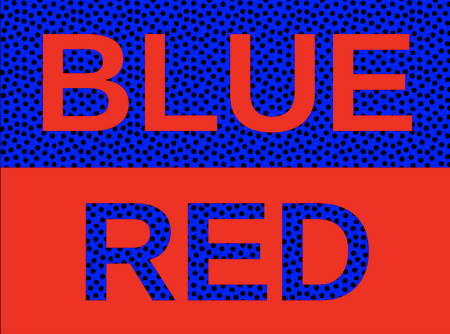
#> input picture examples/images/blueRed.png, 450 x 334 px, found by its file name
$ python colorDetection.py
#> lines starting #> are read from the running program, lines starting #| are printed output that depends on the picture; after the words box and inside, x2 and y2 are one past the last pixel; in counts of white or black regions, pixels touching at a corner belong together
import cv2
import numpy as np

#import gambar
img = cv2.imread("examples/images/blueRed.png")
#> img is the input picture: shape (334, 450, 3); mean B, G, R 104.4, 38, 121.9

# convert to HSV
img_HSV = cv2.cvtColor(img, cv2.COLOR_BGR2HSV)
#> img_HSV: shape (334, 450, 3); mean H, S, V 54.8, 225.5, 206.7

# masking warna merah
lower_bound = np.array([0, 0, 0]) #lower bound merah
upper_bound = np.array([10, 255, 255]) #upper bound merah
mask = cv2.inRange(img_HSV, lower_bound, upper_bound)
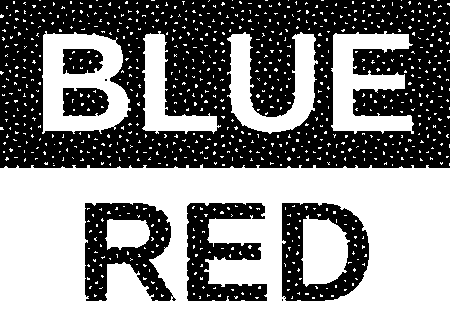
#> mask: shape (334, 450); 54.5% white; 8 black regions (2 under 20 px), largest, box (x1, y1, x2, y2) and area: (0, 0, 450, 168) 52414, (85, 203, 176, 301) 4953, (282, 203, 369, 301) 4658, (187, 203, 267, 301) 4439, (63, 88, 109, 116) 1105, (63, 49, 103, 74) 851
img_masked = cv2.bitwise_and(img, img, mask=mask)
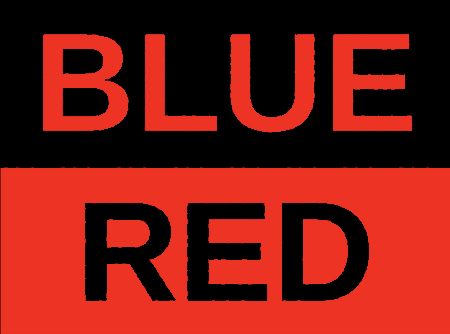
#> img_masked: shape (334, 450, 3); mean B, G, R 18.2, 25.7, 119.7

# tampilkan gambar
cv2.imshow("Original", img)
cv2.imshow("Mask", mask)
cv2.imshow("Result", img_masked)

cv2.waitKey(0)
cv2.destroyAllWindows()

$ run again, with examples/images/fruits.jpg saved as examples/images/blueRed.png
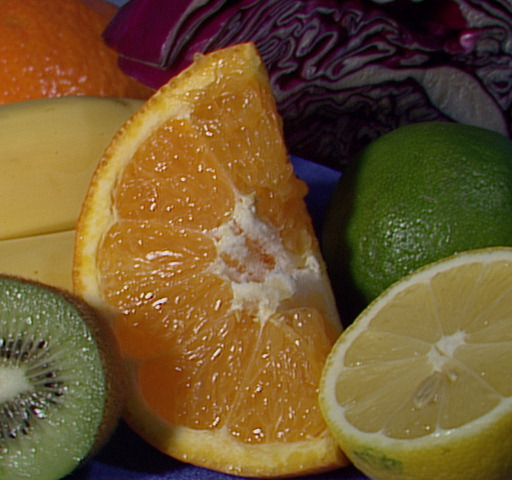
#> input picture examples/images/fruits.jpg, 512 x 480 px, found by its file name
#> img is the input picture: shape (480, 512, 3); mean B, G, R 46.2, 85.6, 110.8
#> img_HSV: shape (480, 512, 3); mean H, S, V 48.2, 159.9, 113.8
#> `mask = cv2.inRange(img_HSV, lower_bound, upper_bound)`:
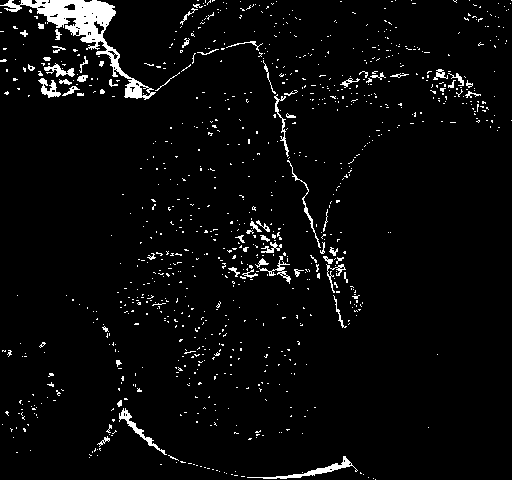
#> mask: shape (480, 512); 4% white; 950 white regions (886 under 20 px), largest, box (x1, y1, x2, y2) and area: (0, 0, 156, 100) 2917, (247, 456, 358, 479) 411, (119, 408, 167, 455) 296
#> `img_masked = cv2.bitwise_and(img, img, mask=mask)`:
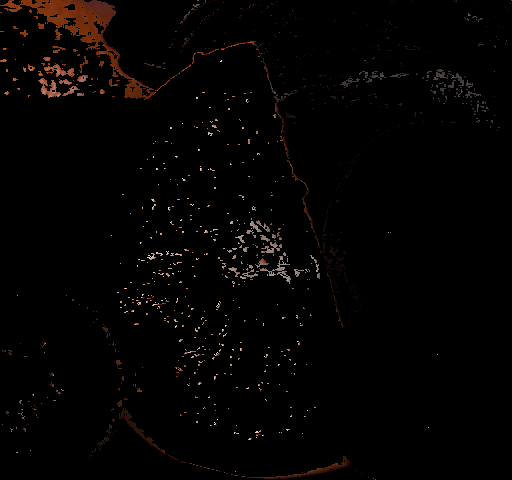
#> img_masked: shape (480, 512, 3); mean B, G, R 1.8, 2.5, 4.2
